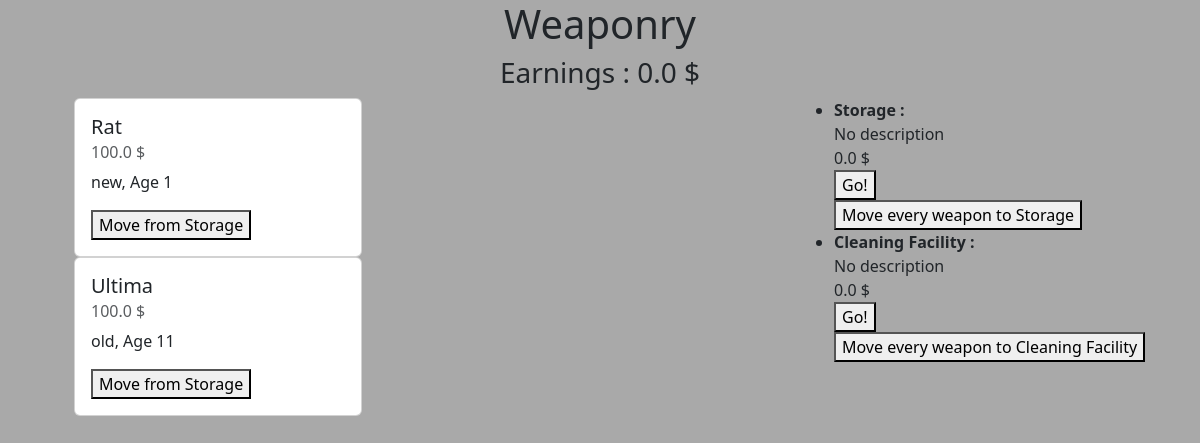
The app's page /, older data.
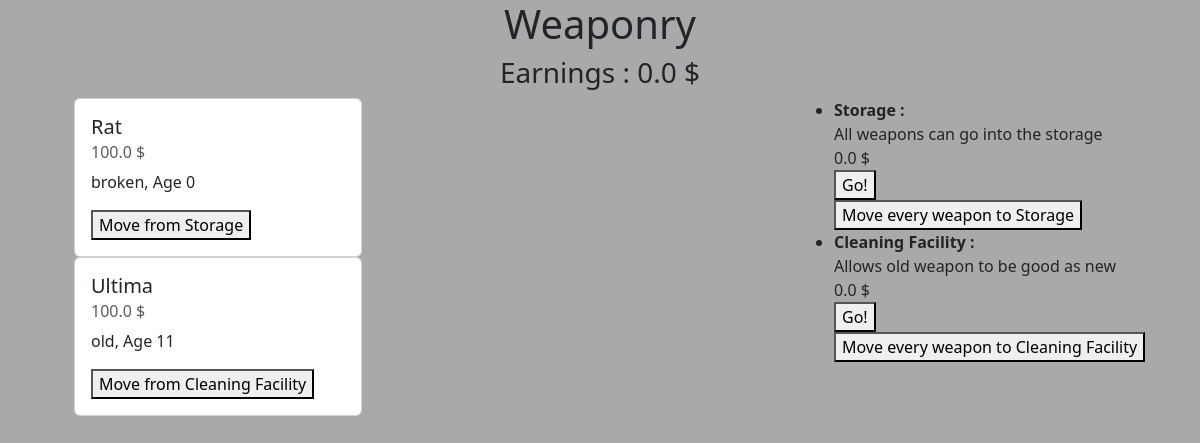
The same page, newer data.
### weaponry/models.py (models this page shows, shortened)
class Weapon(models.Model):
    STATUSES = {
        "old": "Old",
        "new": "New",
        "broken": "Broken",
        "repaired": "Repaired",
    }
    name = models.CharField(max_length=100, default="new", primary_key=True)
    status = models.CharField(max_length=100, choices=STATUSES.items())
    age = models.IntegerField()
    price = models.FloatField(default=100)
    place = models.ForeignKey("Place", on_delete=models.CASCADE)

class Place(models.Model):
    UTILITIES = {
        "repair": "Repair",
        "sell": "Sell",
        "No utility": "No utility",
        "earn new weapons": "Earn new weapons",
    }
    name = models.CharField(max_length=100, primary_key=True)
    description = models.TextField(default="No description")
    earnings = models.FloatField(default=0)
    utility = models.CharField(
        max_length=100, default="No utility", choices=UTILITIES.items())
    def __str__(self):
        return self.name

### weaponry/views.py (the view)
# urls.py: path('', views.index, name='index'),
def index(request):
    weapon = Weapon.objects.all()
    places = Place.objects.all()
    total_earnings = 0
    for place in places:
        total_earnings += place.earnings
    return render(request, 'index.html', {"weapons": weapon, "places": places, "total_earnings": total_earnings})

### templates/index.html (shortened to what this page needs)
<!DOCTYPE html>
<html>
<head>
    <link href="https://cdn.jsdelivr.net/npm/bootstrap@5.3.3/dist/css/bootstrap.min.css" rel="stylesheet"
>
</head>
<body style="background-color: darkgray">
    <h1 class="text-center">Weaponry</h1>
    <h3 class="text-center">Earnings : {{ total_earnings }} $</h3>
    <div class="container">
        <div class="row">
            <div class="col-8">
                <ul>
                    {% for weapon in weapons %}
                    <div class="card" style="width: 18rem;">
                        <div class="card-body">
                            <h5 class="card-title"> {{ weapon.name }}</h5>
                            <h6 class="card-subtitle mb-2 text-muted">{{ weapon.price }} $</h6>
                            <p class="card-text"> {{ weapon.status }}, Age {{ weapon.age }}</p>
                            <form action="{% url 'update_weapon' weapon.name %}">
                                <button type="submit">Move from {{ weapon.place }}</button>
                            </form>
                        </div>
                    </div>
                    {% endfor %}
                </ul>
            </div>
            <div class="col-4">
                <ul>
                    {% for place in places %}
                    <li>
                        <strong>{{ place.name }} :</strong>
                        <div>{{ place.description }}</div>
                        <div>{{ place.earnings }} $</div>
                        <form action="{% url 'use_place' place.name %}">
                            <button type="submit">Go!</button>
                        </form>
                        <form action="{% url 'move_all_to_place' place.name %}">
                            <button type="submit">Move every weapon to {{ place.name }}</button>
                        </form>
                    </li>
                    {% endfor %}
                </ul>
            </div>
        </div>
    </div>
</body>
</html>

Row changes from the older to the newer data that the page shows:
changed Weapon "Rat": status "new" → "broken"; age "1" → "0"
changed Weapon "Ultima": place "Storage" → "Cleaning Facility"
changed Place "Storage": description "No description" → "All weapons can go into the storage"
changed Place "Cleaning Facility": description "No description" → "Allows old weapon to be good as new"
